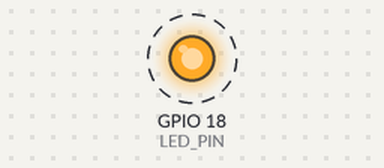
Bench run of a program on a simulated Raspberry Pi (BCM pin numbers). Parts: output pins drawn as LEDs (lit = HIGH). Dashed ring = blinking. What the program prints to the terminal is not drawn.

Above: at 0.5 s.
Timing chart, 0 to 4.6 s (numbered marks = the images above):
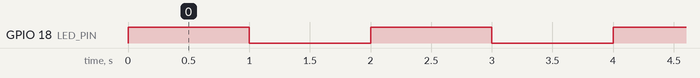

The program:

led_blink_with_questions.py
```python
# ====================================================
# Experiment Title :
# Blinking an LED using Raspberry Pi and Python
#
#
# ====================================================
# OBJECTIVE:
# To blink an LED connected to Raspberry Pi using
# Python programming and GPIO pins.

# Q1. What is Raspberry Pi?
# Ans:
# Raspberry Pi is a low-cost, single-board computer
# that runs a Linux operating system and is used for
# learning programming, electronics, and IoT.

# Q2. What is GPIO?
# Ans:
# GPIO stands for General Purpose Input Output.
# GPIO pins allow Raspberry Pi to interact with
# external hardware like LEDs, sensors, and motors.

# Q3. Why do we use GPIO pins?
# Ans:
# GPIO pins are used to send output signals to devices
# like LEDs and to read input signals from devices
# like buttons and sensors.

# Q4. What is the role of Python in this experiment?
# Ans:
# Python is used to write a program that controls
# the GPIO pins of Raspberry Pi to turn the LED ON
# and OFF.

# Q5. Why is a resistor used with an LED?
# Ans:
# A resistor limits the current flowing through the LED
# and protects both the LED and Raspberry Pi GPIO pin
# from damage.

# Q6. What does GPIO.HIGH mean?
# Ans:
# GPIO.HIGH sends 3.3V to the GPIO pin, which turns
# the LED ON.

# Q7. What does GPIO.LOW mean?
# Ans:
# GPIO.LOW sends 0V to the GPIO pin, which turns
# the LED OFF.

# Q8. What is GPIO.setmode(GPIO.BCM)?
# Ans:
# It sets the GPIO pin numbering mode to BCM,
# which refers to the GPIO number printed on
# Raspberry Pi, not the physical pin number.

# Q9. What does time.sleep() do?
# Ans:
# time.sleep() pauses the program execution for
# a specified number of seconds.

# Q10. Why is GPIO.cleanup() important?
# Ans:
# GPIO.cleanup() resets the GPIO pins to a safe state
# and prevents hardware conflicts after the program
# stops.

# ====================================================
# PROGRAM CODE
# ====================================================

# Import GPIO library to control Raspberry Pi GPIO pins
import RPi.GPIO as GPIO

# Import time library to create delays
import time

# Set GPIO numbering mode to BCM
GPIO.setmode(GPIO.BCM)

# Define GPIO pin number where LED is connected
LED_PIN = 18

# Set LED pin as OUTPUT
GPIO.setup(LED_PIN, GPIO.OUT)

try:
    # Infinite loop to blink LED continuously
    while True:
        # Turn LED ON
        GPIO.output(LED_PIN, GPIO.HIGH)
        print("LED ON")
        time.sleep(1)  # Wait for 1 second

        # Turn LED OFF
        GPIO.output(LED_PIN, GPIO.LOW)
        print("LED OFF")
        time.sleep(1)  # Wait for 1 second

# Stop program safely when Ctrl + C is pressed
except KeyboardInterrupt:
    print("Program interrupted by user")

# Cleanup GPIO pins before exiting
finally:
    GPIO.cleanup()
    print("GPIO cleanup completed")

# ====================================================
```

Measured:
- by itself, GPIO 18 (LED_PIN): alternates HIGH for 1.0 s and LOW for 1.0 s
